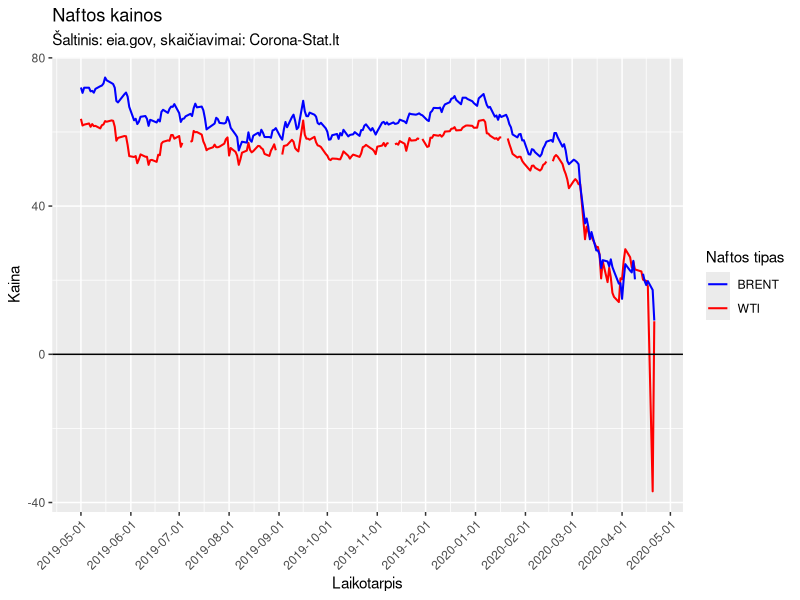
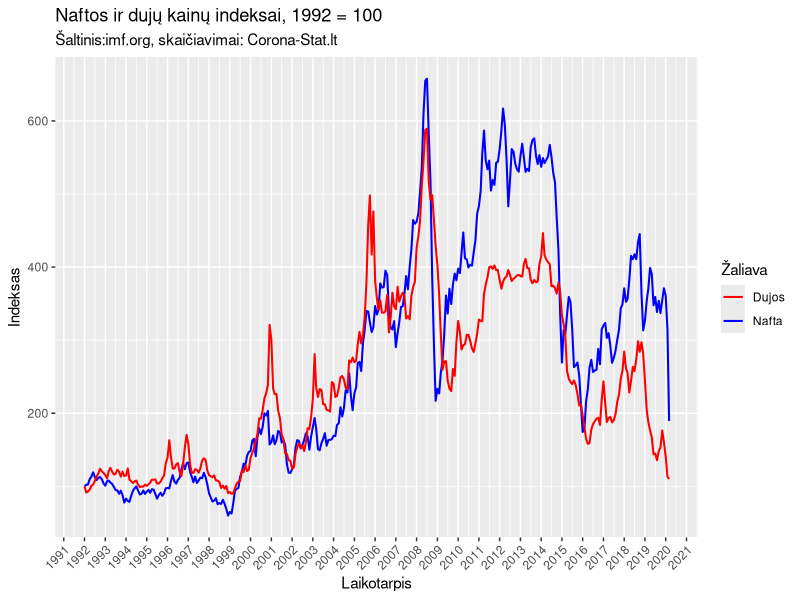

The R source for these figures, in order:

if(!require("tidyverse")) install.packages("tidyverse", dep = T); library("tidyverse")

#daily
nafta <- read.csv("nafta.csv")

names(nafta)[1] <- "Data"
names(nafta)[2] <- "WTI"
names(nafta)[3] <- "BRENT"

nafta$Data <- as.Date(nafta$Data)
nafta <- filter(nafta,Data>="2019-05-01")

colors <- c("BRENT" = "blue", "WTI" = "red")

png("./figures/naftos_kainos_daily.png", width = 9, height = 4, units = 'in', res = 200)

ggplot(nafta,aes(x=Data))+
        geom_line(aes(y=WTI,color="WTI"),size=0.7)+
        geom_line(aes(y=BRENT,color="BRENT"),size=0.7)+
        scale_x_date(breaks="1 month")+
        labs(title="Naftos kainos",
             subtitle="Šaltinis: eia.gov, skaičiavimai: Corona-Stat.lt",
             x="Laikotarpis",
             y="Kaina",
  color="Naftos tipas")+
  scale_color_manual(values = colors)+
  theme(legend.position="right",
  axis.text.x = element_text(angle = 45, hjust = 1))+
  geom_hline(yintercept=0)

dev.off()

#monthly, index

nafta2 <- read.csv("IMF.csv")

names(nafta2)[1] <- "Data"
nafta2$Data <- as.Date(nafta2$Data)

nafta2 <- mutate(nafta2,Nafta=Nafta/Nafta[1]*100)
nafta2 <- mutate(nafta2,Dujos=Dujos/Dujos[1]*100)

colors <- c("Nafta" = "blue", "Dujos" = "red")

png("./figures/naftos_kainos_monthly.png", width = 9, height = 4, units = 'in', res = 200)

ggplot(nafta2,aes(x=Data))+
  geom_line(aes(y=Nafta,color="Nafta"),size=0.7)+
  geom_line(aes(y=Dujos,color="Dujos"),size=0.7)+
  scale_x_date(date_labels = "%Y",breaks="1 year")+
  labs(title="Naftos ir dujų kainų indeksai, 1992 = 100",
       subtitle="Šaltinis:imf.org, skaičiavimai: Corona-Stat.lt",
       x="Laikotarpis",
       y="Indeksas",
       color="Žaliava")+
  scale_color_manual(values = colors)+
  theme(legend.position="right",
        axis.text.x = element_text(angle = 45, hjust = 1))

dev.off()       

